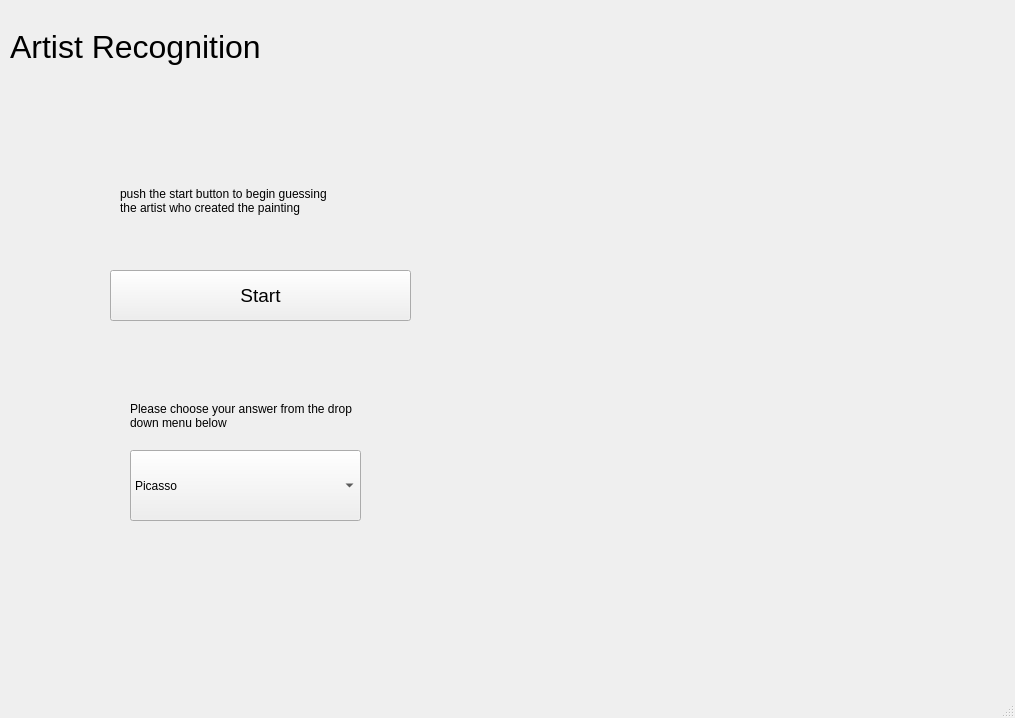
<?xml version="1.0" encoding="UTF-8"?>
<ui version="4.0">
 <class>MainWindow</class>
 <widget class="QMainWindow" name="MainWindow">
  <property name="geometry">
   <rect>
    <x>0</x>
    <y>0</y>
    <width>1015</width>
    <height>718</height>
   </rect>
  </property>
  <property name="windowTitle">
   <string>MainWindow</string>
  </property>
  <widget class="QWidget" name="centralwidget">
   <widget class="QStackedWidget" name="stackedWidget">
    <property name="geometry">
     <rect>
      <x>10</x>
      <y>20</y>
      <width>1001</width>
      <height>671</height>
     </rect>
    </property>
    <property name="currentIndex">
     <number>0</number>
    </property>
    <widget class="QWidget" name="page_2">
     <widget class="QLabel" name="painting_image_random">
      <property name="geometry">
       <rect>
        <x>450</x>
        <y>130</y>
        <width>471</width>
        <height>491</height>
       </rect>
      </property>
      <property name="text">
       <string/>
      </property>
      <property name="pixmap">
       <pixmap>../example_paintings/Pablo_Picasso_412.jpg</pixmap>
      </property>
      <property name="scaledContents">
       <bool>true</bool>
      </property>
     </widget>
     <widget class="QStackedWidget" name="stackedWidget_2">
      <property name="geometry">
       <rect>
        <x>90</x>
        <y>310</y>
        <width>321</width>
        <height>301</height>
       </rect>
      </property>
      <property name="currentIndex">
       <number>0</number>
      </property>
      <widget class="QWidget" name="stack_01">
       <widget class="QLabel" name="text_choose">
        <property name="geometry">
         <rect>
          <x>30</x>
          <y>60</y>
          <width>241</width>
          <height>51</height>
         </rect>
        </property>
        <property name="text">
         <string>Please choose your answer from the drop down menu below</string>
        </property>
        <property name="wordWrap">
         <bool>true</bool>
        </property>
       </widget>
       <widget class="QComboBox" name="drop_down_artist">
        <property name="geometry">
         <rect>
          <x>30</x>
          <y>120</y>
          <width>231</width>
          <height>71</height>
         </rect>
        </property>
        <item>
         <property name="text">
          <string>Picasso</string>
         </property>
        </item>
        <item>
         <property name="text">
          <string>Gaugain</string>
         </property>
        </item>
       </widget>
      </widget>
      <widget class="QWidget" name="stack_02">
       <widget class="QLabel" name="machine_answer">
        <property name="geometry">
         <rect>
          <x>10</x>
          <y>80</y>
          <width>281</width>
          <height>121</height>
         </rect>
        </property>
        <property name="text">
         <string>example: Pablo Picasso 
machine Answer 
and all information gathered 
by machine etc. 
including correct answer</string>
        </property>
       </widget>
       <widget class="QLabel" name="label">
        <property name="geometry">
         <rect>
          <x>90</x>
          <y>40</y>
          <width>141</width>
          <height>21</height>
         </rect>
        </property>
        <property name="text">
         <string>Machine Answer</string>
        </property>
       </widget>
      </widget>
     </widget>
     <widget class="QPushButton" name="pushButton_start2">
      <property name="geometry">
       <rect>
        <x>100</x>
        <y>250</y>
        <width>301</width>
        <height>51</height>
       </rect>
      </property>
      <property name="font">
       <font>
        <pointsize>14</pointsize>
       </font>
      </property>
      <property name="text">
       <string>Start</string>
      </property>
     </widget>
     <widget class="QLabel" name="text_start_request_2">
      <property name="geometry">
       <rect>
        <x>110</x>
        <y>140</y>
        <width>291</width>
        <height>81</height>
       </rect>
      </property>
      <property name="text">
       <string>push the start button to begin guessing 
the artist who created the painting</string>
      </property>
     </widget>
     <widget class="QLabel" name="title2">
      <property name="geometry">
       <rect>
        <x>0</x>
        <y>0</y>
        <width>318</width>
        <height>53</height>
       </rect>
      </property>
      <property name="font">
       <font>
        <pointsize>24</pointsize>
       </font>
      </property>
      <property name="text">
       <string>Artist Recognition</string>
      </property>
     </widget>
    </widget>
    <widget class="QWidget" name="page_1">
     <widget class="QLabel" name="painting_image1">
      <property name="geometry">
       <rect>
        <x>110</x>
        <y>160</y>
        <width>181</width>
        <height>221</height>
       </rect>
      </property>
      <property name="text">
       <string/>
      </property>
      <property name="pixmap">
       <pixmap>../example_paintings/Vincent_van_Gogh_210.jpg</pixmap>
      </property>
      <property name="scaledContents">
       <bool>true</bool>
      </property>
     </widget>
     <widget class="QLabel" name="text_start_request">
      <property name="geometry">
       <rect>
        <x>260</x>
        <y>460</y>
        <width>201</width>
        <height>31</height>
       </rect>
      </property>
      <property name="text">
       <string>Click the start botton to begin</string>
      </property>
     </widget>
     <widget class="QPushButton" name="pushButton_start_1">
      <property name="geometry">
       <rect>
        <x>490</x>
        <y>440</y>
        <width>401</width>
        <height>81</height>
       </rect>
      </property>
      <property name="font">
       <font>
        <pointsize>12</pointsize>
        <bold>true</bold>
       </font>
      </property>
      <property name="text">
       <string>Start</string>
      </property>
     </widget>
     <widget class="QLabel" name="painting_image1_text">
      <property name="geometry">
       <rect>
        <x>110</x>
        <y>390</y>
        <width>181</width>
        <height>21</height>
       </rect>
      </property>
      <property name="text">
       <string>Artist name</string>
      </property>
     </widget>
     <widget class="QLabel" name="painting_image2_text">
      <property name="geometry">
       <rect>
        <x>310</x>
        <y>390</y>
        <width>181</width>
        <height>21</height>
       </rect>
      </property>
      <property name="text">
       <string>Artist name</string>
      </property>
     </widget>
     <widget class="QLabel" name="painting_image2">
      <property name="geometry">
       <rect>
        <x>310</x>
        <y>160</y>
        <width>181</width>
        <height>221</height>
       </rect>
      </property>
      <property name="text">
       <string/>
      </property>
      <property name="pixmap">
       <pixmap>../example_paintings/Vincent_van_Gogh_210.jpg</pixmap>
      </property>
      <property name="scaledContents">
       <bool>true</bool>
      </property>
     </widget>
     <widget class="QLabel" name="painting_image3_text">
      <property name="geometry">
       <rect>
        <x>510</x>
        <y>390</y>
        <width>181</width>
        <height>21</height>
       </rect>
      </property>
      <property name="text">
       <string>Artist name</string>
      </property>
     </widget>
     <widget class="QLabel" name="painting_image3">
      <property name="geometry">
       <rect>
        <x>510</x>
        <y>160</y>
        <width>181</width>
        <height>221</height>
       </rect>
      </property>
      <property name="text">
       <string/>
      </property>
      <property name="pixmap">
       <pixmap>../example_paintings/Vincent_van_Gogh_210.jpg</pixmap>
      </property>
      <property name="scaledContents">
       <bool>true</bool>
      </property>
     </widget>
     <widget class="QLabel" name="painting_image4_text">
      <property name="geometry">
       <rect>
        <x>710</x>
        <y>390</y>
        <width>181</width>
        <height>21</height>
       </rect>
      </property>
      <property name="text">
       <string>Artist name</string>
      </property>
     </widget>
     <widget class="QLabel" name="painting_image4">
      <property name="geometry">
       <rect>
        <x>710</x>
        <y>160</y>
        <width>181</width>
        <height>221</height>
       </rect>
      </property>
      <property name="text">
       <string/>
      </property>
      <property name="pixmap">
       <pixmap>../example_paintings/Vincent_van_Gogh_210.jpg</pixmap>
      </property>
      <property name="scaledContents">
       <bool>true</bool>
      </property>
     </widget>
     <widget class="QLabel" name="text_project">
      <property name="geometry">
       <rect>
        <x>500</x>
        <y>530</y>
        <width>391</width>
        <height>51</height>
       </rect>
      </property>
      <property name="text">
       <string>Description: Machine learns to recognize artist based 
on a training set of 6000 paintings.</string>
      </property>
     </widget>
     <widget class="QLabel" name="title">
      <property name="geometry">
       <rect>
        <x>350</x>
        <y>40</y>
        <width>318</width>
        <height>53</height>
       </rect>
      </property>
      <property name="font">
       <font>
        <pointsize>24</pointsize>
       </font>
      </property>
      <property name="text">
       <string>Artist Recognition</string>
      </property>
     </widget>
    </widget>
   </widget>
  </widget>
  <widget class="QMenuBar" name="menubar">
   <property name="geometry">
    <rect>
     <x>0</x>
     <y>0</y>
     <width>1015</width>
     <height>26</height>
    </rect>
   </property>
  </widget>
  <widget class="QStatusBar" name="statusbar"/>
 </widget>
 <resources/>
 <connections/>
</ui>
